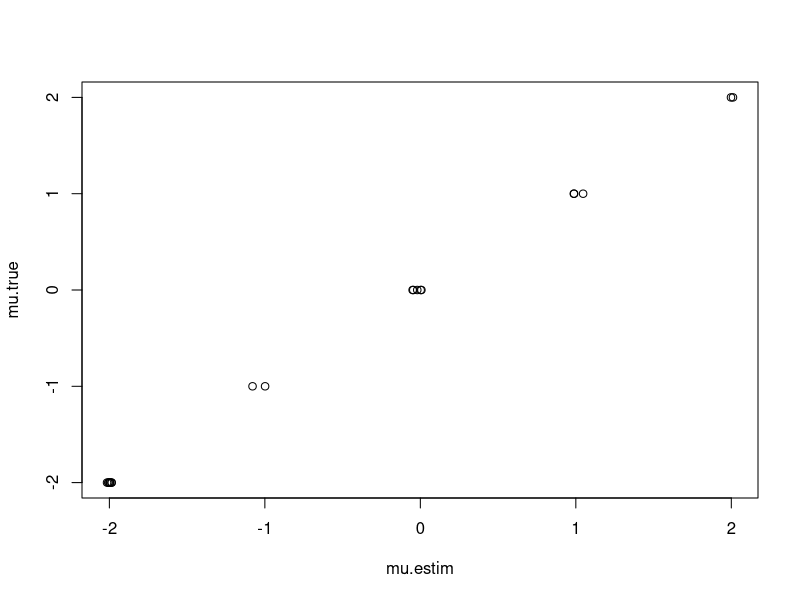
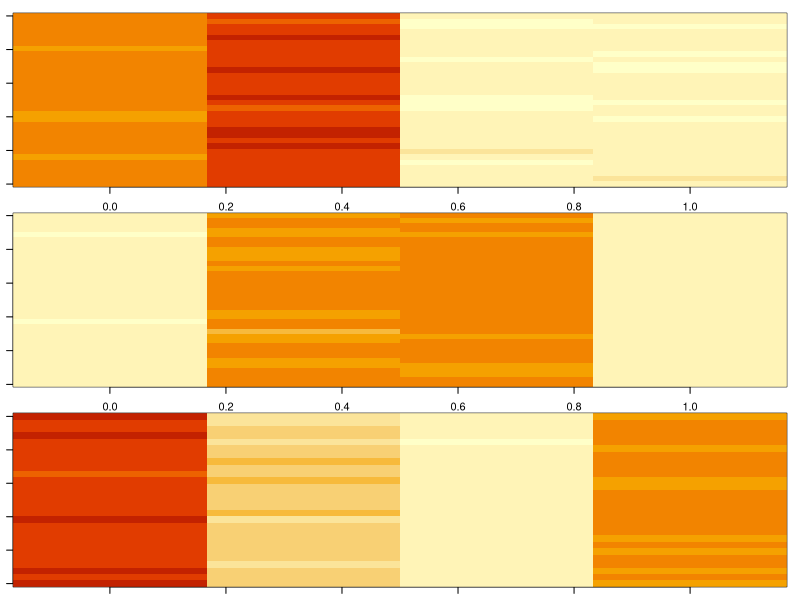
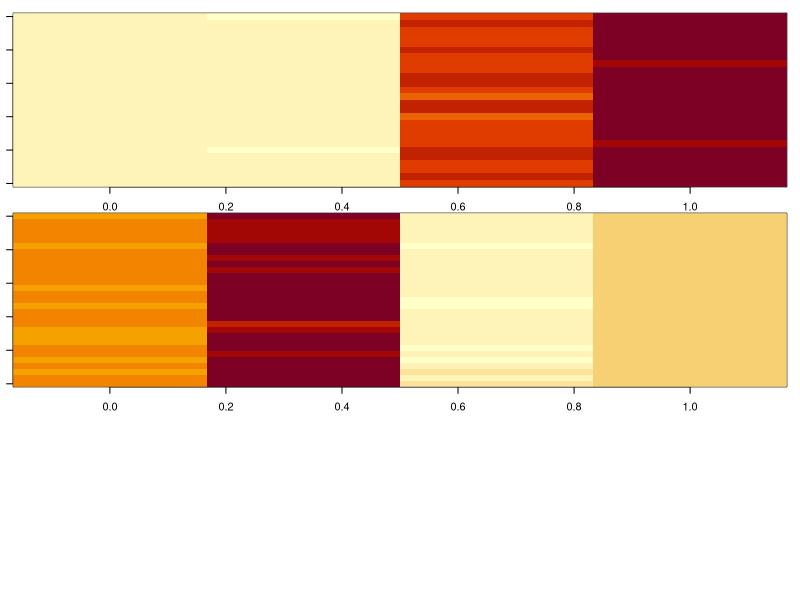

These charts were generated, in order, by the following R code: (Note: this script raises an error after producing the figures.)
rm(list=ls())
set.seed(32)

#basic settings
nobs=1000
nspp=150
ngr=5
nparam=4

#parameters
seq1=seq(from=-2,to=2,by=1)
mu.true=mu=matrix(sample(seq1,size=nparam*ngr,replace=T),nparam,ngr)
tau.true=tau=matrix(runif(nparam*ngr,min=0,max=0.2),nparam,ngr)
w.true=w=sample(1:ngr,size=nspp,replace=T)

#get betas
betas=matrix(NA,nparam,nspp)
for (i in 1:nspp){
  mu1=mu[,w[i]]
  tau1=tau[,w[i]]
  betas[,i]=rnorm(nparam,mean=mu1,sd=tau1)
}
betas.true=betas

mu.estim=numeric()
for (i in 1:ngr){
  tmp=rowMeans(betas[,w==i])  
  mu.estim=cbind(mu.estim,tmp)
}
plot(mu.estim,mu.true)

#visualize these results
rango=range(betas)
par(mfrow=c(3,1),mar=rep(1,4))
for (i in 1:ngr) image(betas[,w==i],zlim=rango)

#get covariates
xmat=matrix(rnorm(nobs*nparam),nobs,nparam)
xmat[,1]=1

#generate observations
media=xmat%*%betas
ystar=matrix(rnorm(nobs*nspp,mean=media,sd=1),nobs,nspp)
y=matrix(ifelse(ystar>0,1,0),nobs,nspp)

#export data
setwd('U:\\GIT_models\\probit_group_reffects\\fake data')
write.csv(y,'fake data y.csv',row.names=F)
write.csv(xmat,'fake data xmat.csv',row.names=F)
